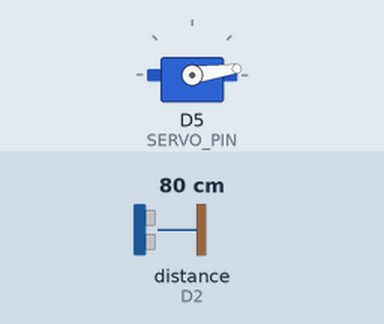
Simulated run of this sketch. Board: ESP8266 (NodeMCU). Parts: servo. Wiring (inferred from the names in the program): ultrasonic range finder: trigger D1; echo D2. The inputs (shaded band) are chosen by the test bench; at power-on: distance to the obstacle (sensor on D2) 80 cm. The echo pulse lasts 58.3 µs per cm.

Above: at 0.15 s.
At 1.2 s:
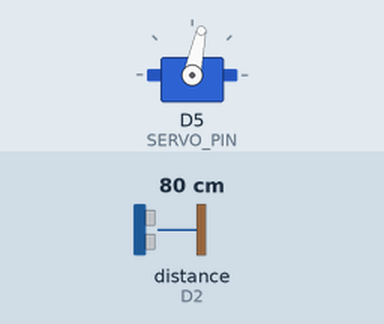
1.3 s: distance to the obstacle (sensor on D2) set to 2 cm
At 1.65 s:
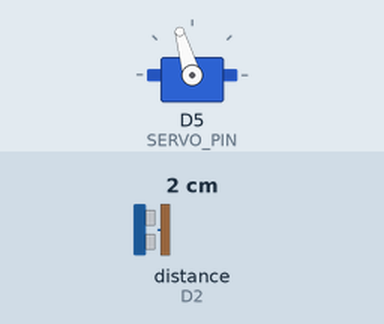
Timing chart, 0 to 10.3 s (numbered marks = the images above; inputs shaded):
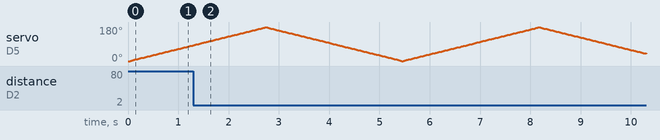

The sketch:

KQR.ino
```cpp
#include <ESP8266WiFi.h>
#include <WiFiClient.h>
#include <ESP8266WebServer.h>
#include <Servo.h>

#define TRIG_PIN D1
#define ECHO_PIN D2
#define SERVO_PIN D5

const char* ssid = "KQR";
const char* password = "88888888";

Servo myservo;
ESP8266WebServer server(80);

int angle = 0;
int step = 1;
int radarData[180];
unsigned long lastServoMove = 0;
const int servoDelay = 15;

const char index_html[] PROGMEM = R"rawliteral(
<!DOCTYPE HTML>
<html>
<head>
    <meta name="viewport" content="width=device-width, initial-scale=1">
    <meta charset="UTF-8">
    <style>
        * {
            margin: 0;
            padding: 0;
            box-sizing: border-box;
        }
        body {
            font-family: 'Segoe UI', Arial, sans-serif;
            background: #0a0f1e;
            min-height: 100vh;
            display: flex;
            justify-content: center;
            align-items: center;
            padding: 10px;
        }
        .container {
            max-width: 500px;
            width: 100%;
            background: #141b2b;
            border-radius: 30px;
            padding: 20px;
            box-shadow: 0 20px 40px rgba(0,0,0,0.4);
            border: 1px solid #2a3440;
        }
        .header {
            text-align: center;
            margin-bottom: 20px;
        }
        h1 {
            font-size: 4em;
            font-weight: 800;
            background: linear-gradient(135deg, #00ff88, #00ccff);
            -webkit-background-clip: text;
            -webkit-text-fill-color: transparent;
            letter-spacing: 4px;
            text-shadow: 0 0 20px rgba(0,255,136,0.3);
        }
        .radar-container {
            position: relative;
            width: 100%;
            aspect-ratio: 2/1;
            margin: 10px 0;
            overflow: hidden;
        }
        canvas {
            width: 100%;
            height: 100%;
            background: #0f1625;
            border-radius: 50%/100% 100% 0 0;
            box-shadow: 0 0 30px rgba(0,255,136,0.1);
            border: 2px solid #1e2a3a;
            border-bottom: none;
        }
        .info-panel {
            background: #0f1625;
            border-radius: 20px;
            padding: 15px;
            margin: 15px 0;
            border: 1px solid #1e2a3a;
        }
        .stats {
            display: flex;
            justify-content: space-between;
            align-items: center;
        }
        .stat-item {
            text-align: center;
            flex: 1;
        }
        .stat-label {
            font-size: 0.8em;
            color: #7f8c9f;
            text-transform: uppercase;
            letter-spacing: 1px;
        }
        .stat-value {
            font-size: 2em;
            font-weight: bold;
            color: #00ff88;
            margin-top: 5px;
        }
        .stat-value.angle {
            color: #00ccff;
        }
        .controls {
            display: flex;
            gap: 10px;
            margin-top: 10px;
        }
        button {
            flex: 1;
            background: #1e2a3a;
            border: 1px solid #2a3440;
            color: white;
            padding: 15px;
            border-radius: 15px;
            font-size: 1em;
            font-weight: 600;
            cursor: pointer;
            transition: all 0.2s;
            text-transform: uppercase;
            letter-spacing: 1px;
        }
        button:hover {
            background: #2a3440;
            border-color: #00ff88;
            color: #00ff88;
            transform: translateY(-2px);
        }
        .status-dot {
            display: inline-block;
            width: 10px;
            height: 10px;
            border-radius: 50%;
            background: #00ff88;
            margin-right: 8px;
            box-shadow: 0 0 10px #00ff88;
            animation: pulse 2s infinite;
        }
        @keyframes pulse {
            0% { opacity: 1; }
            50% { opacity: 0.5; }
            100% { opacity: 1; }
        }
        .status-text {
            display: flex;
            align-items: center;
            justify-content: center;
            color: #7f8c9f;
            font-size: 0.9em;
        }
        .range-indicator {
            display: flex;
            justify-content: space-between;
            padding: 0 20px;
            color: #7f8c9f;
            font-size: 0.8em;
            margin-top: 5px;
        }
    </style>
</head>
<body>
    <div class="container">
        <div class="header">
            <h1>KQR</h1>
            <div class="status-text">
                <span class="status-dot"></span>
                RADAR ACTIVE
            </div>
        </div>

        <div class="radar-container">
            <canvas id="radarCanvas" width="400" height="200"></canvas>
        </div>
        <div class="range-indicator">
            <span>0°</span>
            <span>90°</span>
            <span>180°</span>
        </div>

        <div class="info-panel">
            <div class="stats">
                <div class="stat-item">
                    <div class="stat-label">ANGLE</div>
                    <div class="stat-value angle" id="currentAngle">0°</div>
                </div>
                <div class="stat-item">
                    <div class="stat-label">DISTANCE</div>
                    <div class="stat-value" id="currentDistance">0cm</div>
                </div>
                <div class="stat-item">
                    <div class="stat-label">MAX RANGE</div>
                    <div class="stat-value" id="maxRange">400cm</div>
                </div>
            </div>
        </div>

        <div class="controls">
            <button onclick="setSpeed(20)">SLOW</button>
            <button onclick="setSpeed(10)">MED</button>
            <button onclick="setSpeed(5)">FAST</button>
        </div>
    </div>

    <script>
        let radarData = new Array(180).fill(0);
        let currentAngle = 0;
        let currentDistance = 0;
        const MAX_DISTANCE = 400;

        function drawRadar() {
            const canvas = document.getElementById('radarCanvas');
            const ctx = canvas.getContext('2d');
            const width = canvas.width;
            const height = canvas.height;
            const centerX = width / 2;
            const centerY = height;
            const maxRadius = height - 20;

            ctx.clearRect(0, 0, width, height);

            ctx.strokeStyle = '#1e2a3a';
            ctx.lineWidth = 1;

            for (let r = maxRadius/4; r <= maxRadius; r += maxRadius/4) {
                ctx.beginPath();
                ctx.arc(centerX, centerY, r, 0, Math.PI, false);
                ctx.stroke();
            }

            for (let angle = 0; angle <= 180; angle += 30) {
                const rad = (angle) * Math.PI / 180;
                const x = centerX - maxRadius * Math.cos(rad);
                const y = centerY - maxRadius * Math.sin(rad);

                ctx.beginPath();
                ctx.moveTo(centerX, centerY);
                ctx.lineTo(x, y);
                ctx.stroke();
            }

            ctx.fillStyle = '#00ff88';
            ctx.shadowColor = '#00ff88';
            ctx.shadowBlur = 10;

            for (let i = 0; i < 180; i++) {
                if (radarData[i] > 0 && radarData[i] < MAX_DISTANCE) {
                    const radius = (radarData[i] / MAX_DISTANCE) * maxRadius;
                    const rad = (i) * Math.PI / 180;
                    const x = centerX - radius * Math.cos(rad);
                    const y = centerY - radius * Math.sin(rad);

                    ctx.beginPath();
                    ctx.arc(x, y, 4, 0, 2 * Math.PI);
                    ctx.fill();
                }
            }

            ctx.shadowBlur = 15;
            ctx.strokeStyle = '#00ccff';
            ctx.lineWidth = 2;
            ctx.beginPath();
            const scanRad = (currentAngle) * Math.PI / 180;
            ctx.moveTo(centerX, centerY);
            ctx.lineTo(centerX - maxRadius * Math.cos(scanRad), centerY - maxRadius * Math.sin(scanRad));
            ctx.stroke();

            if (currentDistance > 0 && currentDistance < MAX_DISTANCE) {
                ctx.fillStyle = '#ff3366';
                ctx.shadowColor = '#ff3366';
                ctx.beginPath();
                const distRadius = (currentDistance / MAX_DISTANCE) * maxRadius;
                ctx.arc(centerX - distRadius * Math.cos(scanRad),
                       centerY - distRadius * Math.sin(scanRad), 6, 0, 2 * Math.PI);
                ctx.fill();
            }
        }

        function updateData() {
            fetch('/data')
                .then(response => response.json())
                .then(data => {
                    radarData = data.radarData;
                    currentAngle = data.currentAngle;
                    currentDistance = data.currentDistance;

                    document.getElementById('currentAngle').innerHTML = currentAngle + '°';
                    document.getElementById('currentDistance').innerHTML = currentDistance + 'cm';

                    drawRadar();
                });
        }

        function setSpeed(delay) {
            fetch('/setspeed?delay=' + delay);
        }

        setInterval(updateData, 100);
    </script>
</body>
</html>
)rawliteral";

void setup() {
  Serial.begin(115200);

  pinMode(TRIG_PIN, OUTPUT);
  pinMode(ECHO_PIN, INPUT);

  myservo.attach(SERVO_PIN);
  myservo.write(0);

  WiFi.softAP(ssid, password);

  server.on("/", []() {
    server.send(200, "text/html", index_html);
  });

  server.on("/data", []() {
    String json = "{";
    json += "\"currentAngle\":" + String(angle) + ",";
    json += "\"currentDistance\":" + String(readUltrasonic()) + ",";
    json += "\"radarData\":[";
    for (int i = 0; i < 180; i++) {
      json += String(radarData[i]);
      if (i < 179) json += ",";
    }
    json += "]}";
    server.send(200, "application/json", json);
  });

  server.on("/setspeed", []() {
    if (server.hasArg("delay")) {
    }
    server.send(200, "text/plain", "OK");
  });

  server.begin();

  for (int i = 0; i < 180; i++) {
    radarData[i] = 0;
  }
}

void loop() {
  server.handleClient();

  unsigned long currentMillis = millis();
  if (currentMillis - lastServoMove >= servoDelay) {
    lastServoMove = currentMillis;

    myservo.write(angle);

    int distance = readUltrasonic();
    radarData[angle] = distance;

    angle += step;
    if (angle >= 179 || angle <= 0) {
      step = -step;
    }
  }
}

int readUltrasonic() {
  digitalWrite(TRIG_PIN, LOW);
  delayMicroseconds(2);
  digitalWrite(TRIG_PIN, HIGH);
  delayMicroseconds(10);
  digitalWrite(TRIG_PIN, LOW);

  long duration = pulseIn(ECHO_PIN, HIGH, 30000);

  if (duration == 0) {
    return 400;
  }

  int distance = duration * 0.034 / 2;

  if (distance > 400) {
    distance = 400;
  }

  return distance;
}
```
